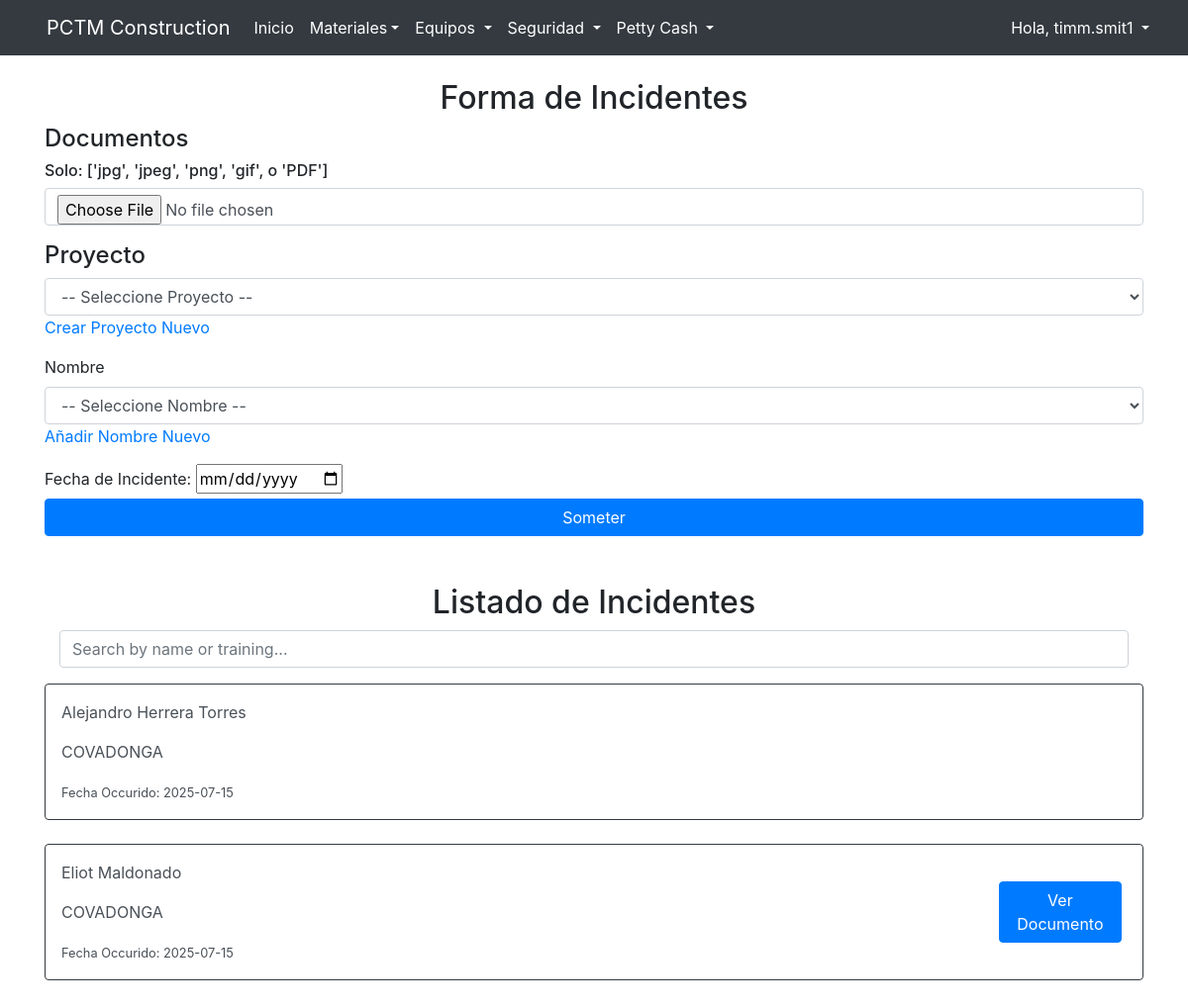
The app's page /incidentes (signed in) with its own data.
### website/models.py (models this page shows)
class User(db.Model, UserMixin):
    id = db.Column(db.Integer, primary_key=True)
    email = db.Column(db.String(150), unique = True)
    username = db.Column(db.String(10), unique = True)
    password = db.Column(db.String(150))
    first_name = db.Column(db.String(150))
    last_name = db.Column(db.String(150))
    group = db.Column(db.String(50), default='standard')

class Incidentes(db.Model):
    id = db.Column(db.Integer, primary_key=True)
    name_id = db.Column(db.Integer, db.ForeignKey('names.id'), nullable=False)
    name = db.relationship('Names', backref = 'incidentes')
    project_id = db.Column(db.Integer, db.ForeignKey('projects.id'), nullable=False)
    project = db.relationship('Projects', backref='incidentes')
    date = db.Column(db.DateTime(timezone=True))
    user_id = db.Column(db.Integer, db.ForeignKey('user.id'))
    user = db.relationship('User', backref = 'incidentes')
    indidentesdocs = db.relationship('Incidentesdocs', backref='incidentesdocs', lazy=True)

class Names(db.Model):
    id = db.Column(db.Integer, primary_key=True)
    name= db.Column(db.String(100), nullable = False)

class Projects(db.Model):
    id = db.Column(db.Integer, primary_key=True)
    project= db.Column(db.String(100), nullable = False)
    jobnumber = db.Column(db.String(10))
    engineer = db.Column(db.String(150))
    email=db.Column(db.String(150))

class Incidentesdocs(db.Model):
    id = db.Column(db.Integer, primary_key=True)
    filename = db.Column(db.String(500), nullable=False)
    filepath = db.Column(db.String(500), nullable=False)
    incidentes_id = db.Column(db.Integer, db.ForeignKey('incidentes.id'))

### website/views.py (the view, shortened to what this page needs)
@views.route('/incidentes', methods=['GET', 'POST'])
@login_required
def incidentes():
    all_incidents = Incidentes.query.all()
    sorted_incidents = Incidentes.query.order_by(Incidentes.date.desc()).all()
    names_list = Names.query.all()
    all_projects=Projects.query.all()
    return render_template("incidentes.html", user=current_user, names_list=names_list, all_incidents = all_incidents, sorted_incidents = sorted_incidents, all_projects = all_projects)

### website/templates/incidentes.html (shortened to what this page needs)
{% extends "base.html"%} {% block title %}PCTM Construction{% endblock %}
{% block content %}
<form method="POST" enctype="multipart/form-data">
    <br />
    <h2 align="center">Forma de Incidentes</h2>
    <div class="form-group">
     <label for="docs" class="h4"> Documentos </label>
        <p class="h6"> Solo: ['jpg', 'jpeg', 'png', 'gif', o 'PDF']</p>
        <input
        type="file"
        class="form-control"
        id="docs"
        name="docs"
        placeholder="Select file(s)"
        required
        />
     </div>
    <div class="form-group">
     <label for="project_id" class="h4"> Proyecto</label>
     <select name="project_id" id="project_id" class="form-control" required>
         <option value="" disabled selected>-- Seleccione Proyecto --</option>
        </select>
        <a class="link-opacity-75-hover" id="projects" href="/projects">Crear Proyecto Nuevo</a>
    </div>
    <div class="form-group">
        <label for="Name"> Nombre</label>
        <select name="Name" id="Name" class="form-control" required>
          <option value="" disabled selected>-- Seleccione Nombre --</option>
        </select>
        <a class="link-opacity-75-hover" id="nombres" href="/names">Añadir Nombre Nuevo</a>
    </div>
    <div>
        <label for="Date">Fecha de Incidente:</label>
        <input type="Date" name="Date" id="Date" required>
    </div>
    <button type="submit" class="btn btn-primary btn-block"> Someter </button>
</form>
<br />
<div class="container mt-4">
    <h2 align="center" > Listado de Incidentes</h2>
    <div class="form-group">
        <input type="text" class="form-control" id="searchInput" placeholder="Search by name or training...">
    </div>
</div>
<div class="list-group mt-3" id="incidentList">
    {% for i in sorted_incidents  %}
        <a href="#" class="list-group-item-action border-dark rounded">
          <div class="d-flex justify-content-between align-items-center p-3 border border-dark rounded">
            <div class="flex-grow-1">
                <p>{{ i.name.name }}</p>
                <p>{{ i.project.project }}</p>
                <small>Fecha Occurido: {{ i.date.strftime('%Y-%m-%d') }}</small><br>
            </div>
            <div>
              {% for j in i.indidentesdocs %}
                {% set ext = j.filename.split('.')[-1].lower() %}
                <div style="position: relative; display: inline-block; margin: 5px;">
                    {% if ext in ['jpg', 'jpeg', 'png', 'gif'] %}
                    <img
                        src="{{ url_for('static', filename='incident/' ~ j.filename) }}"
                        alt="Log image"
                        class="zoomable-image"
                        style="max-height: 300px; margin: 5px; cursor: pointer; display: block;"
                        onclick="openModal(this.src)"
                    />
                    {% elif ext == 'pdf' %}
                    <a href="{{ url_for('static', filename='incident/' ~ j.filename) }}" target="_blank" class="btn btn-primary">
                        Ver Documento
                    </a>
                    {% endif %}
                </div>
              {% endfor %}
            </div>
          </div>
        </a>
     <br />
    {% endfor %}
</div>
<br />
{% endblock %}

### website/templates/base.html (shortened to what this page needs)
<!DOCTYPE html>
<html>
  <head>
    <link
      rel="stylesheet"
      href="https://stackpath.bootstrapcdn.com/bootstrap/4.4.1/css/bootstrap.min.css"
    />
    <link
      rel="stylesheet"
      href="https://stackpath.bootstrapcdn.com/font-awesome/4.7.0/css/font-awesome.min.css"
    />
    <link rel="stylesheet" href="https://cdn.jsdelivr.net/npm/bootstrap-icons@1.11.3/font/bootstrap-icons.min.css">
    <link rel="stylesheet" href="https://stackpath.bootstrapcdn.com/bootstrap/4.5.2/css/bootstrap.min.css">
  </head>
  <body>
    <nav class="navbar navbar-expand-lg navbar-dark bg-dark">
      <div class="container-fluid">
        <div class="d-flex align-items-center">
          <a class="navbar-brand me-2" href="#">PCTM Construction</a>
        </div>
        <div class="collapse navbar-collapse " id="navbar">
          <ul class="navbar-nav w-100 d-flex flex-column flex-lg-row">
            {% if user.is_authenticated %}
            <li class="nav-item">
              <a class="nav-link text-white" id="home" href="/">Inicio</a>
            </li>
            <li class="nav-item dropdown">
              <a class="nav-link dropdown-toggle text-white" id="navbarDropdown" href="#" role="button" data-toggle="dropdown" aria-haspopup="true" aria-expanded="false">Materiales</a>
            </li>
            <li class="nav-item dropdown">
              <a class="nav-link dropdown-toggle text-white" href="#" id="navbarDropdown" role="button" data-toggle="dropdown" aria-haspopup="true" aria-expanded="false">
                Equipos
              </a>
            </li>
            <li class="nav-item dropdown">
              <a class="nav-link dropdown-toggle text-white" href="#" id="navbarDropdown" role="button" data-toggle="dropdown" aria-haspopup="true" aria-expanded="false">
                Seguridad
              </a>
            </li>
            <li class="nav-item dropdown">
              <a class="nav-link dropdown-toggle text-white" href="#" id="navbarDropdown" role="button" data-toggle="dropdown" aria-haspopup="true" aria-expanded="false">
                Petty Cash
              </a>
            </li>
            {% endif %}
          </ul>
          <ul class="navbar-nav ms-auto">
            {% if user.is_authenticated %}
            <li class="nav-item dropdown">
              <a class="nav-link dropdown-toggle text-white" href="#" id="navbarDropdown" role="button" data-toggle="dropdown" aria-haspopup="true" aria-expanded="false">
                Hola, {{ user.username }}
              </a>
            </li>
            {% endif %}
          </ul>
        </div>
      </div>
    </nav>
    <div class="container">{% block content %} {% endblock %}</div>
  </body>
</html>

### records on screen
User: username "timm.smit1"
Incidentes: name.name "Alejandro Herrera Torres", project.project "COVADONGA", date "2025-07-15"
Incidentes: name.name "Eliot Maldonado", project.project "COVADONGA", date "2025-07-15"
